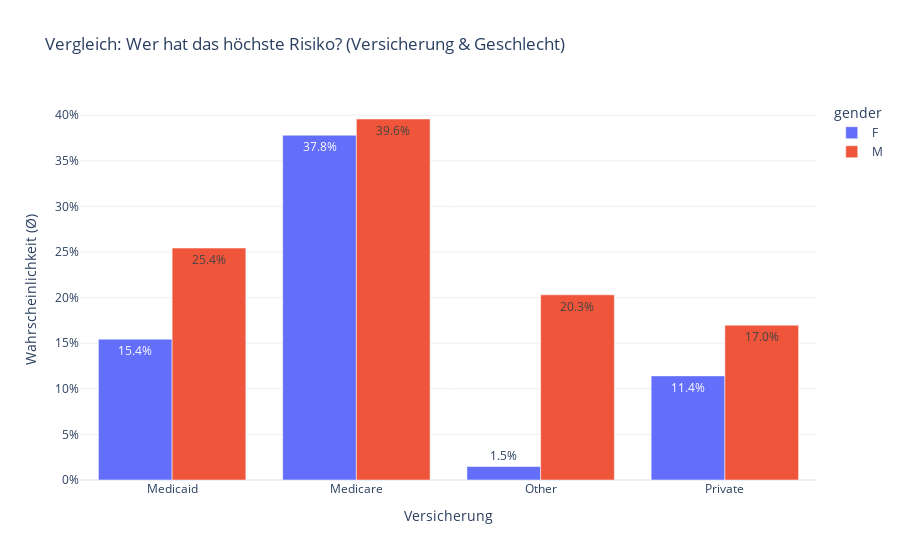

The notebook cell this image was saved under:
### Code cell
# ---------------------------------------------------------
# 4. Sozio-Ökonomisch (Vereinfacht: Balken nebeneinander)
# ---------------------------------------------------------
# Statt komplizierter Violin-Plots nutzen wir gruppierte Balken.
df_ins_mean = df_analyze.groupby(['insurance', 'gender'])['risk_score'].mean().reset_index()

fig3 = px.bar(
    df_ins_mean, 
    x='insurance', 
    y='risk_score', 
    color='gender', 
    barmode='group', # Männlich/Weiblich nebeneinander
    text_auto='.1%',
    title='Vergleich: Wer hat das höchste Risiko? (Versicherung & Geschlecht)',
    labels={'risk_score': 'Wahrscheinlichkeit (Ø)', 'insurance': 'Versicherung'},
    template="plotly_white"
)
fig3.update_layout(yaxis_tickformat='.0%')
fig3.show()

### Figure 1 — Plotly figure (JSON) as saved in the notebook; plotly's stock layout.template omitted (floating-point values rounded to 4 significant figures)
{"data": [{"alignmentgroup": "True", "hovertemplate": "gender=F<br>Versicherung=%{x}<br>Wahrscheinlichkeit (Ø)=%{y}<extra></extra>", "legendgroup": "F", "marker": {"color": "#636efa", "pattern": {"shape": ""}}, "name": "F", "offsetgroup": "F", "orientation": "v", "showlegend": true, "textposition": "auto", "texttemplate": "%{y:.1%}", "type": "bar", "x": ["Medicaid", "Medicare", "Other", "Private"], "xaxis": "x", "y": [0.1545, 0.3781, 0.01479, 0.1142], "yaxis": "y"}, {"alignmentgroup": "True", "hovertemplate": "gender=M<br>Versicherung=%{x}<br>Wahrscheinlichkeit (Ø)=%{y}<extra></extra>", "legendgroup": "M", "marker": {"color": "#EF553B", "pattern": {"shape": ""}}, "name": "M", "offsetgroup": "M", "orientation": "v", "showlegend": true, "textposition": "auto", "texttemplate": "%{y:.1%}", "type": "bar", "x": ["Medicaid", "Medicare", "Other", "Private"], "xaxis": "x", "y": [0.2543, 0.3959, 0.2031, 0.1697], "yaxis": "y"}], "layout": {"barmode": "group", "legend": {"title": {"text": "gender"}, "tracegroupgap": 0}, "title": {"text": "Vergleich: Wer hat das höchste Risiko? (Versicherung & Geschlecht)"}, "xaxis": {"anchor": "y", "domain": [0, 1], "title": {"text": "Versicherung"}}, "yaxis": {"anchor": "x", "domain": [0, 1], "tickformat": ".0%", "title": {"text": "Wahrscheinlichkeit (Ø)"}}}}
